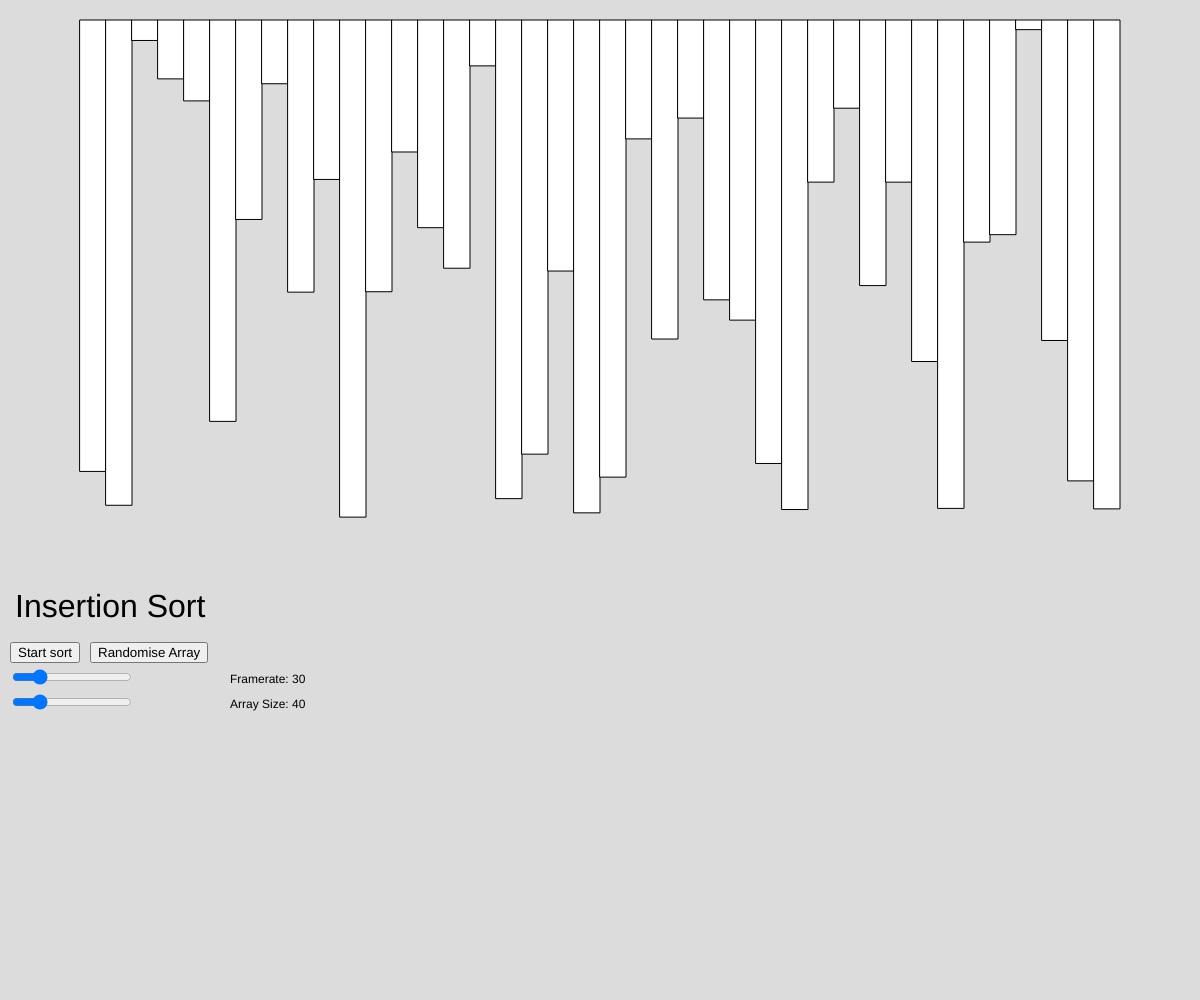
Frame 1 (no input)
Frame 2 (the mouse pressed at the canvas centre, redrawn once): identical to frame 1, image omitted

The p5.js sketch that drew this single still picture (run headless with seeded random() and noise() and a simulated clock; the mouse was pressed at the canvas centre and the sketch redrawn once):

// p5.js sketch
// ── sketch.js
let button;
let slider;
let arraysize;
let fr = 30;
let arraylen = 40;
let start;
let restart = true;

function setup() {
    createCanvas(windowWidth, windowHeight);

    button = createButton("Randomise Array");
    button.position(90, height*2/3 - 25);
    button.mousePressed(scrambleArray);
    
    slider = createSlider(1, 150, 30);
    slider.position(10, height*2 / 3);
    slider.style('width', '120px');
    
    arraysize = createSlider(2, 200, 40);
    arraysize.position(10, height*2 / 3 + 25);
    arraysize.style('width', '120px');

    start = createButton("Start sort");
    start.position(10, height*2/3 - 25);
    start.mousePressed(startSort);
    
    frameRate(fr);
    noLoop();
}


// Generates random array
let array = [];
for (let l = 0; l < arraylen; l++) {
    array.push(Math.random()* 15);
}

// Parameters for insertion sort
let lo = 0;
let hi = array.length;
let i = lo;
function draw() {

    let rectWidth = (width-160)/array.length;
    background(220);
    translate(80, 0);

    fill(0);
    textSize(32);
    text("Insertion Sort", -65, height*2/3 - 50);
    textSize(0);

    fill(0);
    let framerateText = "Framerate: " + fr;
    text(framerateText, 150, height*2/3 + 16);
    fr = slider.value();
    frameRate(fr);

    fill(0);
    let arrayText = "Array Size: " + arraylen;
    text(arrayText, 150, height*2/3 + 41);
    arraylen = arraysize.value();


    fill(255);
    // Drawing/printing the current state of the array
    for (var k = 0; k < array.length; k++) {
        let len = (array[k]/15) * (height/2);

        rect(rectWidth * k, 20, rectWidth, len);
        fill(255);
    }
    
}

// Randomises array
function scrambleArray() {
    redraw();
    array = []
    for (let l = 0; l < arraylen; l++) {
        array.push(Math.random()* 15);
    }
    lo = 0;
    hi = array.length;
    i = lo;

    restart = false;
    redraw();
}

function startSort() {
    insertionSort(array, lo, hi);
}

// Insertion sort
async function insertionSort(array, lo, hi) {
    let rectWidth = (width-160)/array.length;
    restart = true;
    let i = 1;
    while (i < hi) {
        let val = array[i];
        let j = i - 1;
        while (j >= lo && array[j] > val) {
            array[j+1] = array[j];


            redraw();

            fill(142, 245, 216);
            rect(rectWidth*(j+1), 20, rectWidth, (array[j+1]/15) * (height/2));
            fill(255);

            fill(3, 232, 252);
            rect(rectWidth*i, 20, rectWidth, (array[i]/15) * (height/2));
            fill(255);

            await new Promise(r => setTimeout(r, 1000/fr));
            if (restart == false) {
                return;
            }

            
            j--;
        }
        array[j+1] = val;
        i++;
    }
    redraw();
}
